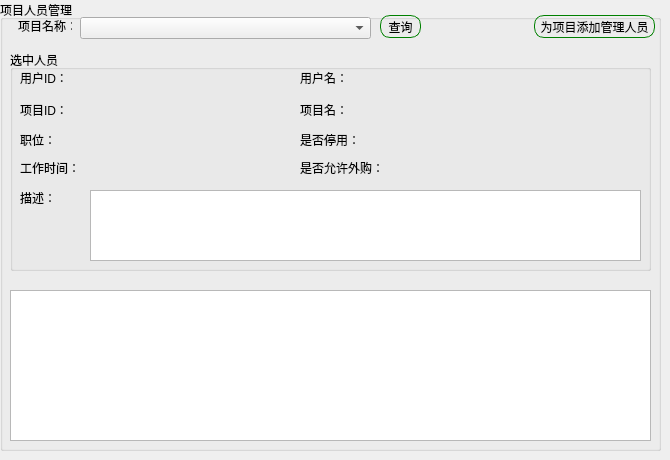
    <widget class="QWidget" name="page_5">
     <widget class="QGroupBox" name="groupBox_5">
      <property name="geometry">
       <rect>
        <x>0</x>
        <y>0</y>
        <width>661</width>
        <height>451</height>
       </rect>
      </property>
      <property name="title">
       <string>项目人员管理</string>
      </property>
      <widget class="QPushButton" name="BtnProStaffManagerSelection">
       <property name="geometry">
        <rect>
         <x>380</x>
         <y>15</y>
         <width>41</width>
         <height>23</height>
        </rect>
       </property>
       <property name="styleSheet">
        <string notr="true">border: 1px solid green;
border-radius:10px;
</string>
       </property>
       <property name="text">
        <string>查询</string>
       </property>
      </widget>
      <widget class="QLabel" name="label_55">
       <property name="geometry">
        <rect>
         <x>18</x>
         <y>20</y>
         <width>54</width>
         <height>12</height>
        </rect>
       </property>
       <property name="styleSheet">
        <string notr="true"/>
       </property>
       <property name="text">
        <string>项目名称：</string>
       </property>
      </widget>
      <widget class="QComboBox" name="prostaffcombo">
       <property name="geometry">
        <rect>
         <x>80</x>
         <y>17</y>
         <width>291</width>
         <height>22</height>
        </rect>
       </property>
      </widget>
      <widget class="QTableWidget" name="tableProStaff">
       <property name="geometry">
        <rect>
         <x>10</x>
         <y>290</y>
         <width>641</width>
         <height>151</height>
        </rect>
       </property>
      </widget>
      <widget class="QGroupBox" name="groupBox_21">
       <property name="geometry">
        <rect>
         <x>10</x>
         <y>50</y>
         <width>641</width>
         <height>221</height>
        </rect>
       </property>
       <property name="title">
        <string>选中人员</string>
       </property>
       <widget class="QLabel" name="MonthlyName_2">
        <property name="geometry">
         <rect>
          <x>63</x>
          <y>19</y>
          <width>81</width>
          <height>20</height>
         </rect>
        </property>
        <property name="text">
         <string/>
        </property>
       </widget>
       <widget class="QLabel" name="MonthlyDate_2">
        <property name="geometry">
         <rect>
          <x>213</x>
          <y>18</y>
          <width>91</width>
          <height>20</height>
         </rect>
        </property>
        <property name="text">
         <string/>
        </property>
       </widget>
       <widget class="QLabel" name="useridStaff">
        <property name="geometry">
         <rect>
          <x>66</x>
          <y>20</y>
          <width>191</width>
          <height>20</height>
         </rect>
        </property>
        <property name="styleSheet">
         <string notr="true">font: 75 11pt &quot;黑体&quot;;
text-decoration: underline;</string>
        </property>
        <property name="text">
         <string/>
        </property>
       </widget>
       <widget class="QLabel" name="label_6">
        <property name="geometry">
         <rect>
          <x>10</x>
          <y>20</y>
          <width>71</width>
          <height>16</height>
         </rect>
        </property>
        <property name="styleSheet">
         <string notr="true">font: 75 11pt &quot;黑体&quot;;
color:rgb(0, 0, 0);</string>
        </property>
        <property name="text">
         <string>用户ID：</string>
        </property>
       </widget>
       <widget class="QLabel" name="usernameStaff">
        <property name="geometry">
         <rect>
          <x>366</x>
          <y>20</y>
          <width>191</width>
          <height>20</height>
         </rect>
        </property>
        <property name="styleSheet">
         <string notr="true">font: 75 11pt &quot;黑体&quot;;
text-decoration: underline;</string>
        </property>
        <property name="text">
         <string/>
        </property>
       </widget>
       <widget class="QLabel" name="label_7">
        <property name="geometry">
         <rect>
          <x>290</x>
          <y>20</y>
          <width>71</width>
          <height>16</height>
         </rect>
        </property>
        <property name="styleSheet">
         <string notr="true">font: 75 11pt &quot;黑体&quot;;
color:rgb(0, 0, 0);</string>
        </property>
        <property name="text">
         <string>用户名：</string>
        </property>
       </widget>
       <widget class="QLabel" name="proidStaff">
        <property name="geometry">
         <rect>
          <x>66</x>
          <y>50</y>
          <width>191</width>
          <height>20</height>
         </rect>
        </property>
        <property name="styleSheet">
         <string notr="true">font: 75 11pt &quot;黑体&quot;;
text-decoration: underline;</string>
        </property>
        <property name="text">
         <string/>
        </property>
       </widget>
       <widget class="QLabel" name="label_8">
        <property name="geometry">
         <rect>
          <x>10</x>
          <y>52</y>
          <width>71</width>
          <height>16</height>
         </rect>
        </property>
        <property name="styleSheet">
         <string notr="true">font: 75 11pt &quot;黑体&quot;;
color:rgb(0, 0, 0);</string>
        </property>
        <property name="text">
         <string>项目ID：</string>
        </property>
       </widget>
       <widget class="QLabel" name="proNameStaff">
        <property name="geometry">
         <rect>
          <x>366</x>
          <y>50</y>
          <width>191</width>
          <height>20</height>
         </rect>
        </property>
        <property name="styleSheet">
         <string notr="true">font: 75 11pt &quot;黑体&quot;;
text-decoration: underline;</string>
        </property>
        <property name="text">
         <string/>
        </property>
       </widget>
       <widget class="QLabel" name="label_117">
        <property name="geometry">
         <rect>
          <x>290</x>
          <y>52</y>
          <width>71</width>
          <height>16</height>
         </rect>
        </property>
        <property name="styleSheet">
         <string notr="true">font: 75 11pt &quot;黑体&quot;;
color:rgb(0, 0, 0);</string>
        </property>
        <property name="text">
         <string>项目名：</string>
        </property>
       </widget>
       <widget class="QLabel" name="postStaff">
        <property name="geometry">
         <rect>
          <x>66</x>
          <y>80</y>
          <width>191</width>
          <height>20</height>
         </rect>
        </property>
        <property name="styleSheet">
         <string notr="true">font: 75 11pt &quot;黑体&quot;;
text-decoration: underline;</string>
        </property>
        <property name="text">
         <string/>
        </property>
       </widget>
       <widget class="QLabel" name="label_156">
        <property name="geometry">
         <rect>
          <x>10</x>
          <y>82</y>
          <width>71</width>
          <height>16</height>
         </rect>
        </property>
        <property name="styleSheet">
         <string notr="true">font: 75 11pt &quot;黑体&quot;;
color:rgb(0, 0, 0);</string>
        </property>
        <property name="text">
         <string>职位：</string>
        </property>
       </widget>
       <widget class="QLabel" name="label_157">
        <property name="geometry">
         <rect>
          <x>290</x>
          <y>82</y>
          <width>71</width>
          <height>16</height>
         </rect>
        </property>
        <property name="styleSheet">
         <string notr="true">font: 75 11pt &quot;黑体&quot;;
color:rgb(0, 0, 0);</string>
        </property>
        <property name="text">
         <string>是否停用：</string>
        </property>
       </widget>
       <widget class="QLabel" name="stopuserStaff">
        <property name="geometry">
         <rect>
          <x>366</x>
          <y>80</y>
          <width>191</width>
          <height>20</height>
         </rect>
        </property>
        <property name="styleSheet">
         <string notr="true">font: 75 11pt &quot;黑体&quot;;
text-decoration: underline;</string>
        </property>
        <property name="text">
         <string/>
        </property>
       </widget>
       <widget class="QLabel" name="workyearsStaff">
        <property name="geometry">
         <rect>
          <x>82</x>
          <y>108</y>
          <width>191</width>
          <height>20</height>
         </rect>
        </property>
        <property name="styleSheet">
         <string notr="true">font: 75 11pt &quot;黑体&quot;;
text-decoration: underline;</string>
        </property>
        <property name="text">
         <string/>
        </property>
       </widget>
       <widget class="QLabel" name="label_158">
        <property name="geometry">
         <rect>
          <x>10</x>
          <y>110</y>
          <width>71</width>
          <height>16</height>
         </rect>
        </property>
        <property name="styleSheet">
         <string notr="true">font: 75 11pt &quot;黑体&quot;;
color:rgb(0, 0, 0);</string>
        </property>
        <property name="text">
         <string>工作时间：</string>
        </property>
       </widget>
       <widget class="QLabel" name="label_159">
        <property name="geometry">
         <rect>
          <x>290</x>
          <y>110</y>
          <width>111</width>
          <height>16</height>
         </rect>
        </property>
        <property name="styleSheet">
         <string notr="true">font: 75 11pt &quot;黑体&quot;;
color:rgb(0, 0, 0);</string>
        </property>
        <property name="text">
         <string>是否允许外购：</string>
        </property>
       </widget>
       <widget class="QLabel" name="outsourcingStaff">
        <property name="geometry">
         <rect>
          <x>397</x>
          <y>108</y>
          <width>191</width>
          <height>20</height>
         </rect>
        </property>
        <property name="styleSheet">
         <string notr="true">font: 75 11pt &quot;黑体&quot;;
text-decoration: underline;</string>
        </property>
        <property name="text">
         <string/>
        </property>
       </widget>
       <widget class="QLabel" name="label_160">
        <property name="geometry">
         <rect>
          <x>10</x>
          <y>140</y>
          <width>71</width>
          <height>16</height>
         </rect>
        </property>
        <property name="styleSheet">
         <string notr="true">font: 75 11pt &quot;黑体&quot;;
color:rgb(0, 0, 0);</string>
        </property>
        <property name="text">
         <string>描述：</string>
        </property>
       </widget>
       <widget class="QTextBrowser" name="describeStaff">
        <property name="geometry">
         <rect>
          <x>80</x>
          <y>140</y>
          <width>551</width>
          <height>71</height>
         </rect>
        </property>
       </widget>
      </widget>
      <widget class="QPushButton" name="BtnAddProStaff">
       <property name="geometry">
        <rect>
         <x>534</x>
         <y>15</y>
         <width>121</width>
         <height>23</height>
        </rect>
       </property>
       <property name="styleSheet">
        <string notr="true">border: 1px solid green;
border-radius:10px;
</string>
       </property>
       <property name="text">
        <string>为项目添加管理人员</string>
       </property>
      </widget>
      <widget class="QLabel" name="proStaffInfo">
       <property name="geometry">
        <rect>
         <x>430</x>
         <y>17</y>
         <width>121</width>
         <height>21</height>
        </rect>
       </property>
       <property name="styleSheet">
        <string notr="true">color:rgb(255,0,0);
font: 75 10pt &quot;黑体&quot;;</string>
       </property>
       <property name="text">
        <string/>
       </property>
      </widget>
     </widget>
    </widget>
